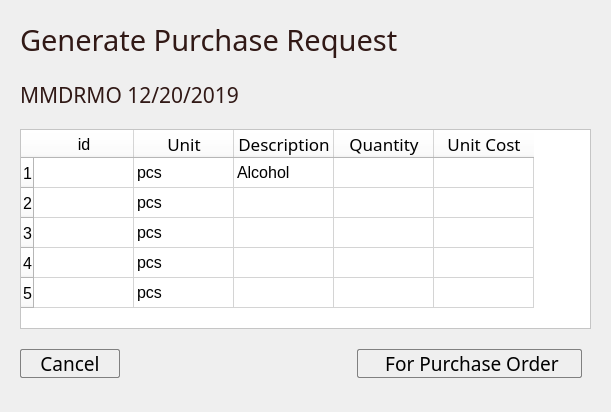
      <widget class="QWidget" name="tab_4">
       <attribute name="title">
        <string>Generate Purchase Request</string>
       </attribute>
       <layout class="QVBoxLayout" name="verticalLayout_4">
        <item>
         <widget class="QWidget" name="widget_19" native="true">
          <property name="minimumSize">
           <size>
            <width>0</width>
            <height>30</height>
           </size>
          </property>
          <layout class="QGridLayout" name="gridLayout_5">
           <item row="0" column="0">
            <widget class="QLabel" name="label_6">
             <property name="font">
              <font>
               <family>Segoe UI Light</family>
               <pointsize>22</pointsize>
              </font>
             </property>
             <property name="styleSheet">
              <string notr="true">color: rgb(49, 25, 22);</string>
             </property>
             <property name="text">
              <string>Generate Purchase Request</string>
             </property>
             <property name="alignment">
              <set>Qt::AlignLeading|Qt::AlignLeft|Qt::AlignVCenter</set>
             </property>
            </widget>
           </item>
           <item row="1" column="0">
            <widget class="QWidget" name="widget_25" native="true">
             <property name="minimumSize">
              <size>
               <width>0</width>
               <height>57</height>
              </size>
             </property>
             <property name="maximumSize">
              <size>
               <width>16777215</width>
               <height>81</height>
              </size>
             </property>
             <layout class="QHBoxLayout" name="horizontalLayout_5">
              <property name="leftMargin">
               <number>0</number>
              </property>
              <property name="rightMargin">
               <number>0</number>
              </property>
              <item>
               <widget class="QLabel" name="gen_title">
                <property name="maximumSize">
                 <size>
                  <width>16777215</width>
                  <height>16777215</height>
                 </size>
                </property>
                <property name="font">
                 <font>
                  <family>Segoe UI Light</family>
                  <pointsize>16</pointsize>
                 </font>
                </property>
                <property name="styleSheet">
                 <string notr="true">color: rgb(49, 25, 22);</string>
                </property>
                <property name="text">
                 <string>MMDRMO 12/20/2019</string>
                </property>
                <property name="alignment">
                 <set>Qt::AlignLeading|Qt::AlignLeft|Qt::AlignVCenter</set>
                </property>
               </widget>
              </item>
              <item>
               <widget class="QWidget" name="widget_20" native="true"/>
              </item>
             </layout>
            </widget>
           </item>
           <item row="5" column="0">
            <widget class="QWidget" name="widget_31" native="true">
             <property name="minimumSize">
              <size>
               <width>0</width>
               <height>57</height>
              </size>
             </property>
             <property name="maximumSize">
              <size>
               <width>16777215</width>
               <height>81</height>
              </size>
             </property>
             <layout class="QHBoxLayout" name="horizontalLayout_6">
              <property name="leftMargin">
               <number>0</number>
              </property>
              <property name="rightMargin">
               <number>9</number>
              </property>
              <item>
               <widget class="QPushButton" name="gen_cancel_button">
                <property name="maximumSize">
                 <size>
                  <width>100</width>
                  <height>16777215</height>
                 </size>
                </property>
                <property name="font">
                 <font>
                  <family>Segoe UI Light</family>
                  <pointsize>14</pointsize>
                  <weight>3</weight>
                  <italic>false</italic>
                  <bold>false</bold>
                 </font>
                </property>
                <property name="layoutDirection">
                 <enum>Qt::RightToLeft</enum>
                </property>
                <property name="styleSheet">
                 <string notr="true">
border : 1 solid gray;
border-radius:  2;
font: 25 14pt &quot;Segoe UI Light&quot;;</string>
                </property>
                <property name="text">
                 <string>Cancel</string>
                </property>
                <property name="iconSize">
                 <size>
                  <width>35</width>
                  <height>35</height>
                 </size>
                </property>
                <property name="flat">
                 <bool>false</bool>
                </property>
               </widget>
              </item>
              <item>
               <widget class="QWidget" name="widget_32" native="true"/>
              </item>
              <item>
               <widget class="QPushButton" name="gen_purchase_order">
                <property name="maximumSize">
                 <size>
                  <width>240</width>
                  <height>16777215</height>
                 </size>
                </property>
                <property name="font">
                 <font>
                  <family>Segoe UI Light</family>
                  <pointsize>14</pointsize>
                  <weight>3</weight>
                  <italic>false</italic>
                  <bold>false</bold>
                 </font>
                </property>
                <property name="layoutDirection">
                 <enum>Qt::RightToLeft</enum>
                </property>
                <property name="styleSheet">
                 <string notr="true">
border : 1 solid gray;
border-radius:  2;
font: 25 14pt &quot;Segoe UI Light&quot;;</string>
                </property>
                <property name="text">
                 <string> For Purchase Order</string>
                </property>
                <property name="iconSize">
                 <size>
                  <width>35</width>
                  <height>35</height>
                 </size>
                </property>
                <property name="flat">
                 <bool>false</bool>
                </property>
               </widget>
              </item>
             </layout>
            </widget>
           </item>
           <item row="2" column="0">
            <widget class="QTableWidget" name="gen_table_widget">
             <property name="minimumSize">
              <size>
               <width>571</width>
               <height>200</height>
              </size>
             </property>
             <property name="font">
              <font>
               <family>Segoe UI</family>
               <pointsize>12</pointsize>
               <weight>50</weight>
               <italic>false</italic>
               <bold>false</bold>
              </font>
             </property>
             <property name="styleSheet">
              <string notr="true">background-color: rgb(255, 255, 255);
font: 12pt &quot;Segoe UI&quot;;
selection-background-color: rgb(29, 111, 66);</string>
             </property>
             <row>
              <property name="text">
               <string>1</string>
              </property>
             </row>
             <row>
              <property name="text">
               <string>2</string>
              </property>
             </row>
             <row>
              <property name="text">
               <string>3</string>
              </property>
             </row>
             <row>
              <property name="text">
               <string>4</string>
              </property>
             </row>
             <row>
              <property name="text">
               <string>5</string>
              </property>
             </row>
             <column>
              <property name="text">
               <string>id</string>
              </property>
             </column>
             <column>
              <property name="text">
               <string>Unit</string>
              </property>
              <property name="font">
               <font>
                <family>Segoe UI Light</family>
                <pointsize>13</pointsize>
               </font>
              </property>
             </column>
             <column>
              <property name="text">
               <string>Description</string>
              </property>
              <property name="font">
               <font>
                <family>Segoe UI Light</family>
                <pointsize>13</pointsize>
               </font>
              </property>
             </column>
             <column>
              <property name="text">
               <string>Quantity</string>
              </property>
              <property name="font">
               <font>
                <family>Segoe UI Light</family>
                <pointsize>13</pointsize>
               </font>
              </property>
             </column>
             <column>
              <property name="text">
               <string>Unit Cost</string>
              </property>
              <property name="font">
               <font>
                <family>Segoe UI Light</family>
                <pointsize>13</pointsize>
               </font>
              </property>
             </column>
             <item row="0" column="1">
              <property name="text">
               <string>pcs</string>
              </property>
             </item>
             <item row="0" column="2">
              <property name="text">
               <string>Alcohol</string>
              </property>
             </item>
             <item row="1" column="1">
              <property name="text">
               <string>pcs</string>
              </property>
             </item>
             <item row="1" column="2">
              <property name="text">
               <string/>
              </property>
             </item>
             <item row="2" column="1">
              <property name="text">
               <string>pcs</string>
              </property>
             </item>
             <item row="3" column="1">
              <property name="text">
               <string>pcs</string>
              </property>
             </item>
             <item row="4" column="1">
              <property name="text">
               <string>pcs</string>
              </property>
             </item>
            </widget>
           </item>
          </layout>
         </widget>
        </item>
       </layout>
      </widget>
